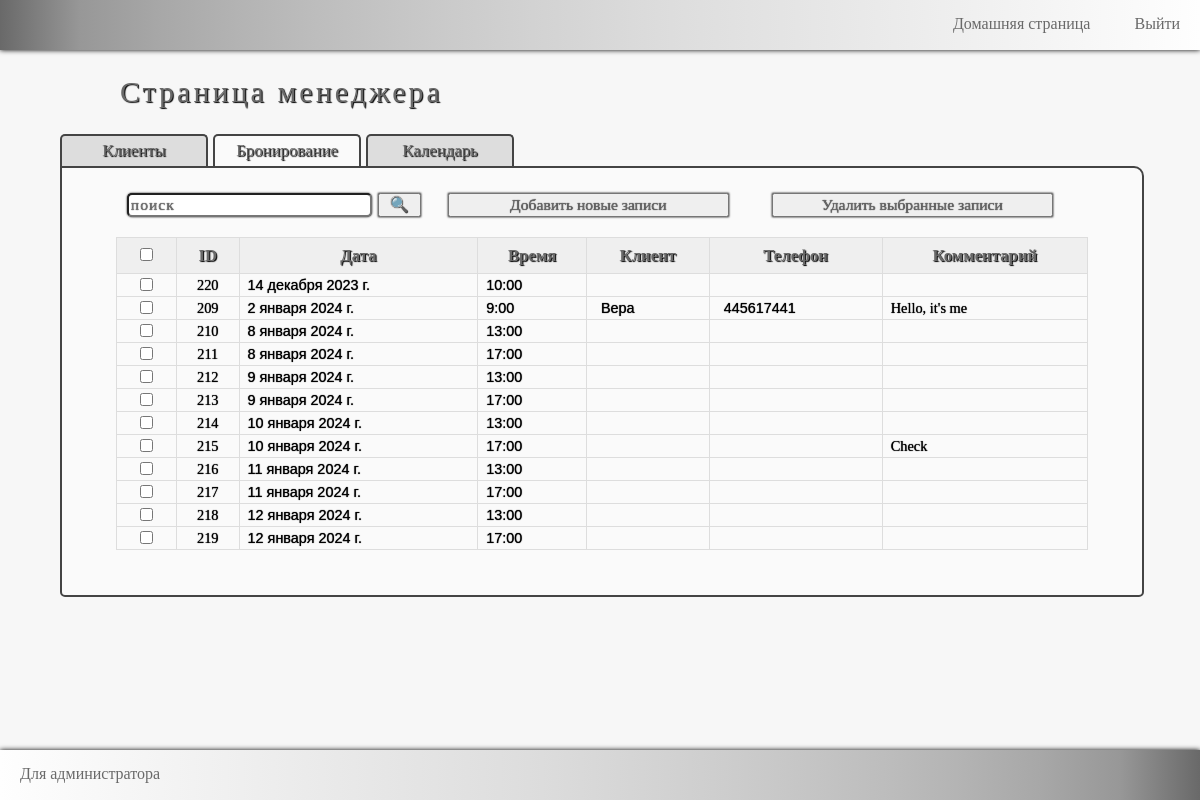
Page /home/manager/booking_table (signed in) on the committed database.
### client/models.py (models this page shows, shortened)
class Booked(models.Model):
    datetime = models.DateTimeField('Дата бронирования', unique=True)
    client = models.ForeignKey(Client, null=True, on_delete=models.SET_NULL, blank=True)
    comment = models.TextField('Комментарий', blank=True)
    class Meta:
        verbose_name = "Бронь"
        verbose_name_plural = "Бронирование"

class Client(models.Model):
    name = models.CharField("Имя", max_length=20)
    phone = models.IntegerField("Телефон", unique=True)
    ban = models.BooleanField()
    history = models.TextField("История клиента", blank=True)
    class Meta:
        verbose_name = "Клиент"
        verbose_name_plural = "Клиенты"

### client/views.py (the view)
# urls.py: path('manager/booking_table', views.manager_booking_table, name="manager_booking_table"),
def manager_booking_table(request: HttpRequest) -> HttpResponse:
    if not request.user.is_authenticated:
        return redirect(manager_logged_in)
    the_tittle = "База бронирования"
    booking = Booked.objects.all().order_by("datetime")
    search = request.GET.get("searchBooking")
    if search is not None:
        booking = Booked.objects.filter(datetime__icontains=search). \
            union(Booked.objects.filter(client__name__icontains=search)). \
            union(Booked.objects.filter(client__phone__icontains=search)). \
            union(Booked.objects.filter(comment__icontains=search))
    return render(request, "client/manager_booking_table.html", context={"the_tittle": the_tittle,
                                                                         "booking": booking,
                                                                         })

### client/templates/client/manager_booking_table.html (shortened to what this page needs)
{% extends 'client/manager.html' %}
{% load static %}
{% block stylelink %}
<link rel="stylesheet" href="{% static 'client/css/managerstyle.css' %}">
<link rel="stylesheet" href="{% static 'client/css/mmanagerstyle.css' %}">
{% endblock %}
{% block table%}
<div class="main_manager">
    <div class="headingH1">Страница менеджера</div>
    <a href="{% url 'manager_clients_table' %}"><div class="tittleBlock">Клиенты</div></a>
    <div class="tittleBlock" id="tittleMainBlock">Бронирование</div>
    <a href="{% url 'manager_calendar' %}"><div class="tittleBlock">Календарь</div></a>
    <div id="bookingBlock">
        <input id="searchBooking" name="search" placeholder="поиск" type="text"/>
        <button id="searchBookingButton" onclick="toDoSearchBooking()">🔍</button>
        <button id="addBookingButton" onclick="changeHiddenAddBooking()">Добавить новые записи</button>
        <button id="removeBookingButton" onclick="removeBooking()">Удалить выбранные записи</button>
        <br/>
        <br/>
        <div class="tableDivStyle">
            <table>
            <tr>
                <th> <input id="booking_choose" type="checkbox" onclick="onClickCheckBooking(this)"/> </th>
                <th>ID</th>
                <th>Дата</th>
                <th>Время</th>
                <th>Клиент</th>
                <th>Телефон</th>
                <th>Комментарий</th>
            </tr>
            {% for book in booking %}
            <tr>
                <td class="tableCheckClient">
                    <input id="check{{book.id}}" class="checkbox_booking" type="checkbox"/>
                </td>
                <td class="tableIDClient">
                    {{book.id}}
                </td>
                <td class="tableDateBooking">
                    <div>{{book.datetime.date}}</div>
                </td>
                <td class="tableTimeBooking">
                    <div>{{book.datetime.time}}</div>
                </td>
                <td class="tableNameClient">
                    <div>{{book.client.name}}</div>
                </td>
                <td class="tableTelClient">
                    <div>{{book.client.phone}}</div>
                </td>
                <td class="tableCommentClient">
                    <div>{{book.comment}}</div>
                </td>
            </tr>
            {% endfor %}
        </table>
        </div>
    </div>
</div>
{% endblock%}

### client/static/client/css/base.css (style rules this page uses)
body, div, footer, header { font-family: Arial, serif; margin: 0; padding: 0; width: 100%; position: relative; left: 0; right: 0; top: 0; bottom: 0; }
h1, h2, h3, h4, div, p, a { margin: 0; padding: 0; }

### client/static/client/css/managerstyle.css (style rules this page uses)
.main_manager { background-color: #F7F7F7; position: relative; width: 100%; min-height: calc(100vh - 150px); font-size: 0; padding-bottom: 50px; }
.headingH1 { position: relative; width: 80%; left: 10%; font-family: Tahoma; font-size: 2.5vw; color: #696969; letter-spacing: 3px; text-shadow: 1px 1px 1px #020202; padding: 25px 0; }
.tittleBlock { position: relative; display: inline-block; width: 12vw; left: 5%; top: 0; background-color: #DDDDDD; border: 2px solid #444444; border-bottom: none; border-radius: 5px 5px 0 0; font-family: Tahoma; font-size: 1.4vw; color: #696969; text-align: center; text-shadow: 1px 1px 1px #020202; padding: 5px 0; margin: 0 5px 0 0; cursor: pointer; -ms-user-select: none; -moz-user-select: none; -webkit-user-select: none; user-select: none; }
#tittleMainBlock { background-color: #FAFAFA; }
#clientsBlock, #bookingBlock, #calendarBlock { position: relative; width: 90%; left: 5%; top: 0; background-color: #FAFAFA; border: 2px solid #444444; border-radius: 0 10px 5px 5px; margin: 0 0 25px 0; padding: 25px 0; }
#searchClient, #searchClientButton, #addClientButton, #removeClientButton, #searchBooking, #searchBookingButton, #addBookingButton, #removeBookingButton { position: relative; width: 26%; left: 4%; font-family: Tahoma; font-size: 1.3vw; color: #696969; text-shadow: 0 0 1px #020202; box-shadow: 0 0 2px #000000; margin: 0 2%; }
#searchClient, #searchBooking { letter-spacing: 1px; border-radius: 5px; }
#searchClient, #searchBooking { width: 22%; }
#addClientButton, #removeClientButton, #addBookingButton, #removeBookingButton { left: -1%; }
#searchClientButton, #searchBookingButton { left: 0.5%; width: 4%; }
.tableDivStyle { position: relative; width: 90%; left: 5%; margin: 20px 0; }
table { border: 1px solid #dddddd; border-collapse: collapse; width: 100%; font-family: Tahoma; }
th { background: #efefef; border: 1px solid #dddddd; padding: 7px; font-size: 1.4vw; text-shadow: 1px 1px 1px #020202; color: #696969; cursor: pointer; }
td { border: 1px solid #dddddd; font-size: 1.2vw; }
.tableCheckClient, .tableIDClient, .tableBanClient { vertical-align: center; text-align: center; }
.tableNameClient, .tableTelClient, .tableHistoryClient { padding: 0 7px; }
.tableIDClient, .tableNameClient > div, .tableTelClient > div, .tableHistoryClient, .tableDateBooking > div, .tableTimeBooking > div { font-size: 1.2vw; text-shadow: 0 0 1px #020202; padding: 0 7px; }
.tableCommentClient > div { font-family: Tahoma; font-size: 1.2vw; text-shadow: 0 0 1px #020202; padding: 0 7px; }

### rows in the picture
Booked: id "220", datetime "14 декабря 2023 г.", datetime.time "10:00"
Booked: id "209", datetime "2 января 2024 г.", datetime.time "9:00", client.name "Вера", client.phone "445617441", comment "Hello, it's me"
Booked: id "210", datetime "8 января 2024 г.", datetime.time "13:00"
Booked: id "211", datetime "8 января 2024 г.", datetime.time "17:00"
Booked: id "212", datetime "9 января 2024 г.", datetime.time "13:00"
Booked: id "213", datetime "9 января 2024 г.", datetime.time "17:00"
Booked: id "214", datetime "10 января 2024 г.", datetime.time "13:00"
Booked: id "215", datetime "10 января 2024 г.", datetime.time "17:00", comment "Check"
Booked: id "216", datetime "11 января 2024 г.", datetime.time "13:00"
Booked: id "217", datetime "11 января 2024 г.", datetime.time "17:00"
Booked: id "218", datetime "12 января 2024 г.", datetime.time "13:00"
Booked: id "219", datetime "12 января 2024 г.", datetime.time "17:00"
